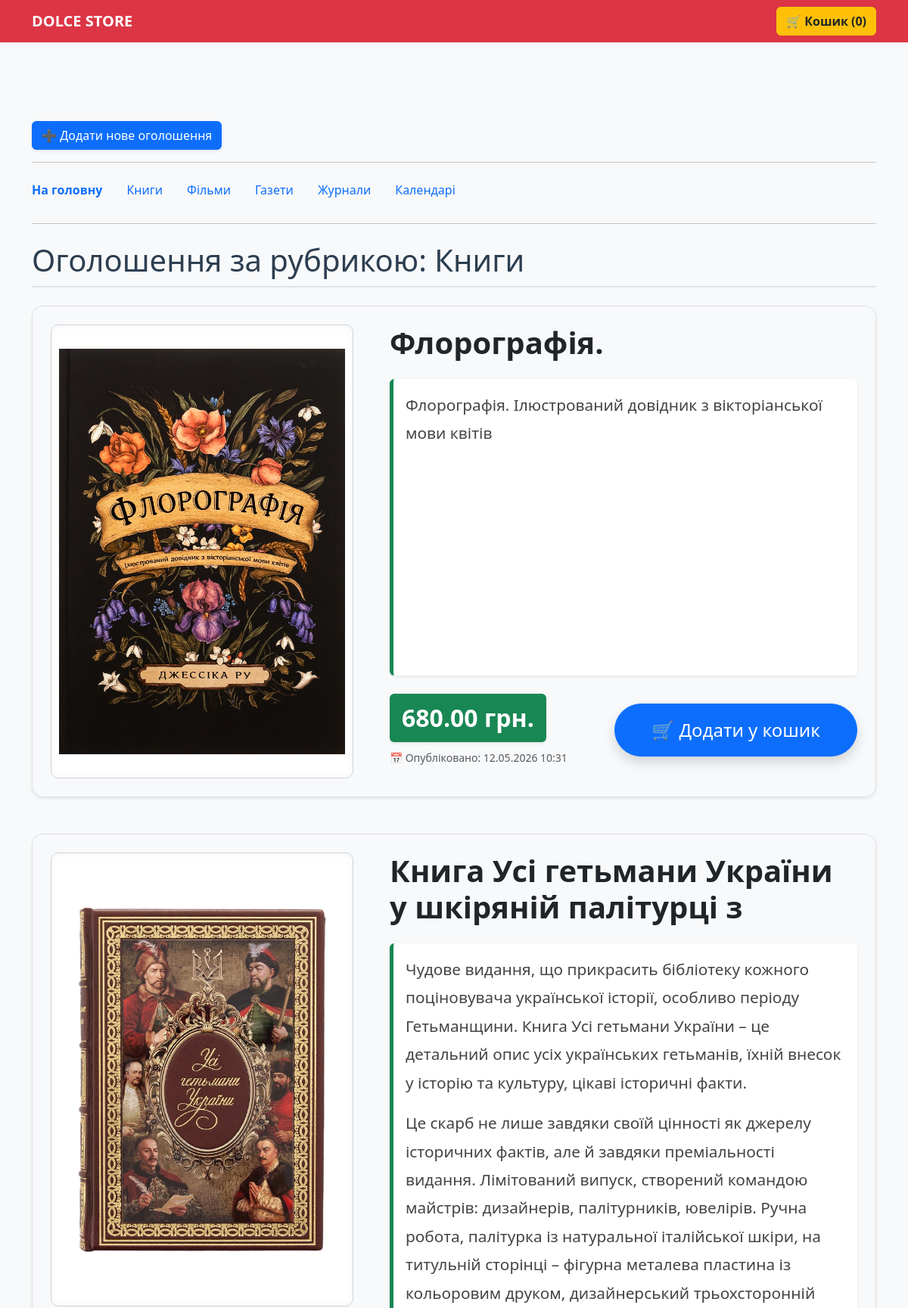
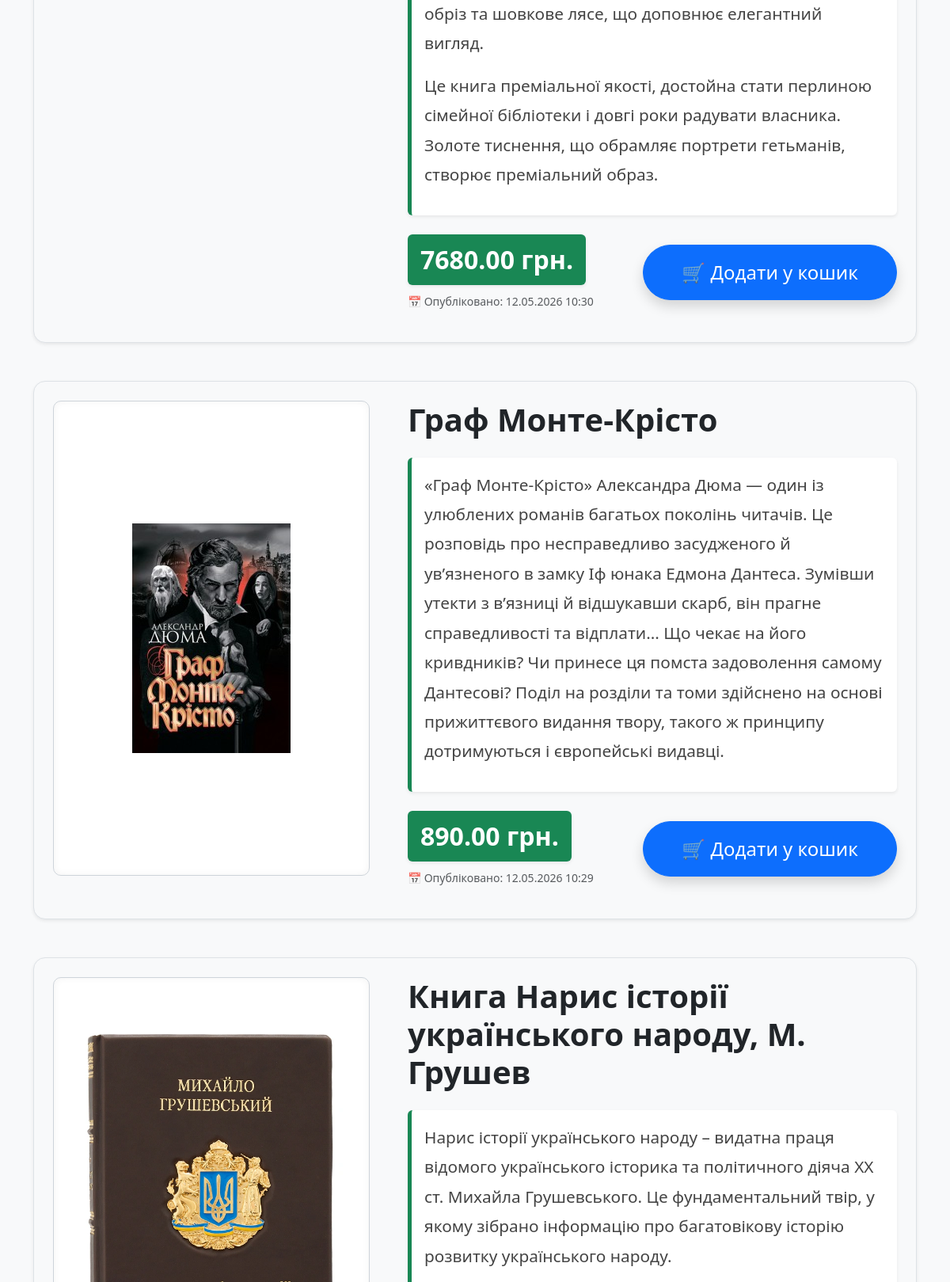
/1/ (upper part), run on the app's committed database (2 pictures, top to bottom).
### samples/models.py (models this page shows, shortened)
class Rubric(models.Model):
    name = models.CharField(max_length=20, db_index=True, verbose_name='Назва')

class Bd(models.Model):
    title = models.CharField(max_length=50, verbose_name='Товар')
    content = models.TextField(null=True, blank=True, verbose_name='Опис')
    price = models.DecimalField(max_digits=10, decimal_places=2, null=True, blank=True, verbose_name='Ціна')
    old_price = models.DecimalField(max_digits=10, decimal_places=2, null=True, blank=True, verbose_name='Стара ціна')
    published = models.DateTimeField(auto_now_add=True, db_index=True, verbose_name='Опубліковано')
    rubric = models.ForeignKey(Rubric, null=True, on_delete=models.PROTECT, verbose_name='Рубрика')
    image = models.ImageField(upload_to='photos/%Y/%m/%d/', verbose_name='Фото', null=True, blank=True)
    is_available = models.BooleanField(default=True, verbose_name="В наявності")
    stock = models.PositiveIntegerField(default=1, verbose_name="Кількість на складі")
    def stock_status(self):
        if self.stock == 0:
            return mark_safe('<b style="color: red;">❌ Немає</b>')
        elif self.stock <= 5:
            return mark_safe(f'<b style="color: orange;">⚠️ Мало ({self.stock})</b>')
        return mark_safe(f'<b style="color: green;">✅ Достатньо ({self.stock})</b>')
    stock_status.short_description = 'Залишок'
    def img_preview(self):
        if self.image:
            return mark_safe(
                f'<img src="{self.image.url}" width="60" style="border-radius: 5px; shadow: 2px 2px 5px rgba(0,0,0,0.2);">')
        return "Немає фото"
    img_preview.short_description = 'Прев’ю'
    class Meta:
        verbose_name_plural = 'Оголошення'
        verbose_name = 'Оголошення'
        ordering = ['-published']

### samples/views.py (the view)
# urls.py: path('<int:rubric_id>/', by_rubric, name='by_rubric'),
def by_rubric(request, rubric_id):
    bbs = Bd.objects.filter(rubric=rubric_id)
    rubrics = Rubric.objects.all()
    current_rubric = get_object_or_404(Rubric, pk=rubric_id)
    return render(request, 'samples/by_rubric.html', {
        'bbs': bbs,
        'rubrics': rubrics,
        'current_rubric': current_rubric
    })

### samples/views.py (called while the page is built)
def cart_total(request):
    cart = request.session.get('cart', {})
    total = 0
    if isinstance(cart, dict):
        total = sum(cart.values())
    return {'cart_total_quantity': total}

### samples/templates/samples/by_rubric.html
{% extends "layout/base.html" %}
{% block content %}
    <h1 class="my-4" style="color: #2c3e50; border-bottom: 2px solid #dee2e6; padding-bottom: 10px;">
        Оголошення за рубрикою: {{ current_rubric.name }}
    </h1>
{% for bb in bbs %}
    <div class="border p-4 mb-5 shadow-sm bg-light d-flex align-items-start" style="border-radius: 15px;">
        <div class="me-5" style="width: 400px; height: 600px; background-color: #ffffff; display: flex; align-items: center; justify-content: center; overflow: hidden; border: 1px solid #ced4da; border-radius: 10px; flex-shrink: 0; box-shadow: inset 0 0 10px rgba(0,0,0,0.05);">
            {% if bb.image %}
            <a href="{{ bb.image.url }}" class="img-zoom-link" style="width: 100%; height: 100%; display: flex;
                  align-items: center; justify-content: center;">
                <img src="{{ bb.image.url }}"
                     style="max-width: 95%; max-height: 95%; width: auto !important; height: auto !important; object-fit: contain !important; display: block;"
                     alt="{{ bb.title }}">
            </a>
            {% else %}
                <div class="text-muted d-flex flex-column align-items-center">
                    <span style="font-size: 5rem;">📄</span>
                    <p>Фото відсутнє</p>
                </div>
            {% endif %}
        </div>
        <div class="flex-grow-1 d-flex flex-column" style="min-height: 600px;">
            <h2 class="display-6 text-dark fw-bold">{{ bb.title }}</h2>
            <div class="mt-3 p-3 bg-white rounded shadow-sm flex-grow-1" style="font-size: 1.3rem; line-height: 1.8; color: #444; border-left: 5px solid #198754;">
                {{ bb.content|linebreaks }}
            </div>
            <div class="mt-4 d-flex align-items-center justify-content-between">
                <div>
                    <span class="badge bg-success p-3 shadow-sm" style="font-size: 2rem;">
                        {{ bb.price }} грн.
                    </span>
                    <p class="text-muted mt-2">
                        <small>📅 Опубліковано: {{ bb.published|date:"d.m.Y H:i" }}</small>
                    </p>
                </div>
                <div class="pb-3">
                    <a href="{% url 'add_to_cart' bb.pk %}" class="btn btn-primary btn-lg px-5 py-3 shadow" style="font-size: 1.5rem; border-radius: 50px;">
                        🛒 Додати у кошик
                    </a>
                </div>
            </div>
        </div>
    </div>
{% endfor %}
{% endblock %}

### samples/templates/layout/base.html (shortened to what this page needs)
<!DOCTYPE html>
<html lang="uk">
<head>
    <link href="https://cdn.jsdelivr.net/npm/bootstrap@5.3.0/dist/css/bootstrap.min.css" rel="stylesheet">
    {% load static %}
    <link rel="stylesheet" href="{% static 'css_store/style.css' %}">
</head>
<body>
    <nav class="navbar navbar-expand-lg navbar-dark bg-danger fixed-top">
        <div class="container">
            <a class="navbar-brand fw-bold" href="/">DOLCE STORE</a>
            <div class="ms-auto">
                <a href="{% url 'cart' %}" class="btn btn-warning text-dark fw-bold">
                🛒 Кошик ({{ cart_total_quantity|default:0 }})
                </a>
            </div>
        </div>
    </nav>
    <div class="container" style="margin-top: 80px;">
        <div class="mb-4">
            <div class="d-flex justify-content-between align-items-center">
                <a href="{% url 'add' %}" class="btn btn-primary shadow-sm">➕ Додати нове оголошення</a>
            </div>
            <hr>
            <nav class="nav">
                <a class="nav-link ps-0 fw-bold" href="{% url 'index' %}">На головну</a>
                {% for rubric in rubrics %}
                    <a class="nav-link" href="{% url 'by_rubric' rubric.pk %}">{{ rubric.name }}</a>
                {% endfor %}
            </nav>
        </div>
        <hr>
        {% block content %}
        {% endblock %}
    </div>
</body>
</html>

### samples/static/css_store/style.css (style rules this page uses)
body { padding-top: 80px !important; background-color: #f8f9fa; }
.navbar { z-index: 1000 !important; }

### data on the page
Rubric: name "Книги"
Rubric: name "Фільми"
Rubric: name "Газети"
Rubric: name "Журнали"
Rubric: name "Календарі"
Bd: image (picture), title "Флорографія.", content "Флорографія. Ілюстрований довідник з вікторіанської мови квітів", price "680.00", published "12.05.2026 10:31"
Bd: image (picture), title "Книга Усі гетьмани України у шкіряній палітурці з", content "Чудове видання, що прикрасить бібліотеку кожного поціновувача української історії, особливо періоду Гетьманщини. Книга Усі гетьмани України – це детальний опис усіх українських гетьманів, їхній внесок у історію та культуру, цікаві історичні факти. Це скарб не лише завдяки своїй цінності як джерелу історичних фактів, але й завдяки преміальності видання. Лімітований випуск, створений командою майстрів: дизайнерів, палітурників, ювелірів. Ручна робота, палітурка із натуральної італійської шкіри, на титульній сторінці – фігурна металева пластина із кольоровим друком, дизайнерський трьохсторонній обріз та шовкове лясе, що доповнює елегантний вигляд. Це книга преміальної якості, достойна стати…", price "7680.00", published "12.05.2026 10:30"
Bd: image (picture), title "Граф Монте-Крісто", content "«Граф Монте-Крісто» Александра Дюма — один із улюблених романів багатьох поколінь читачів. Це розповідь про несправедливо засудженого й ув’язненого в замку Іф юнака Едмона Дантеса. Зумівши утекти з в’язниці й відшукавши скарб, він прагне справедливості та відплати... Що чекає на його кривдників? Чи принесе ця помста задоволення самому Дантесові? Поділ на розділи та томи здійснено на основі прижиттєвого видання твору, такого ж принципу дотримуються і європейські видавці.", price "890.00", published "12.05.2026 10:29"
Bd: image (picture), title "Книга Нарис історії українського народу, М. Грушев", content "Нарис історії українського народу – видатна праця відомого українського історика та політичного діяча XX ст. Михайла Грушевського. Це фундаментальний твір, у якому зібрано інформацію про багатовікову історію розвитку українського народу."

### other printed values
{{ cart_total_quantity|default:0 }} "0"
